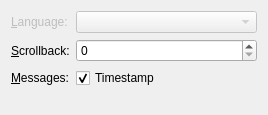
<?xml version="1.0" encoding="UTF-8"?>
<ui version="4.0">
 <class>GeneralWizardPage</class>
 <widget class="QWizardPage" name="GeneralWizardPage">
  <property name="geometry">
   <rect>
    <x>0</x>
    <y>0</y>
    <width>268</width>
    <height>115</height>
   </rect>
  </property>
  <property name="title">
   <string>General settings</string>
  </property>
  <property name="subTitle">
   <string>Adjust general settings</string>
  </property>
  <layout class="QFormLayout" name="formLayout">
   <property name="fieldGrowthPolicy">
    <enum>QFormLayout::AllNonFixedFieldsGrow</enum>
   </property>
   <item row="0" column="0">
    <widget class="QLabel" name="label">
     <property name="enabled">
      <bool>false</bool>
     </property>
     <property name="text">
      <string>&amp;Language:</string>
     </property>
     <property name="buddy">
      <cstring>langComboBox</cstring>
     </property>
    </widget>
   </item>
   <item row="0" column="1">
    <widget class="QComboBox" name="langComboBox">
     <property name="enabled">
      <bool>false</bool>
     </property>
    </widget>
   </item>
   <item row="1" column="0">
    <widget class="QLabel" name="label_3">
     <property name="text">
      <string>&amp;Scrollback:</string>
     </property>
     <property name="buddy">
      <cstring>blockSpinBox</cstring>
     </property>
    </widget>
   </item>
   <item row="1" column="1">
    <widget class="QSpinBox" name="blockSpinBox">
     <property name="maximum">
      <number>9999</number>
     </property>
     <property name="singleStep">
      <number>10</number>
     </property>
    </widget>
   </item>
   <item row="2" column="0">
    <widget class="QLabel" name="label_4">
     <property name="text">
      <string>&amp;Messages:</string>
     </property>
     <property name="buddy">
      <cstring>timeStampCheckBox</cstring>
     </property>
    </widget>
   </item>
   <item row="2" column="1">
    <widget class="QCheckBox" name="timeStampCheckBox">
     <property name="text">
      <string>Timestamp</string>
     </property>
     <property name="checked">
      <bool>true</bool>
     </property>
    </widget>
   </item>
  </layout>
 </widget>
 <tabstops>
  <tabstop>langComboBox</tabstop>
 </tabstops>
 <resources/>
 <connections/>
</ui>
